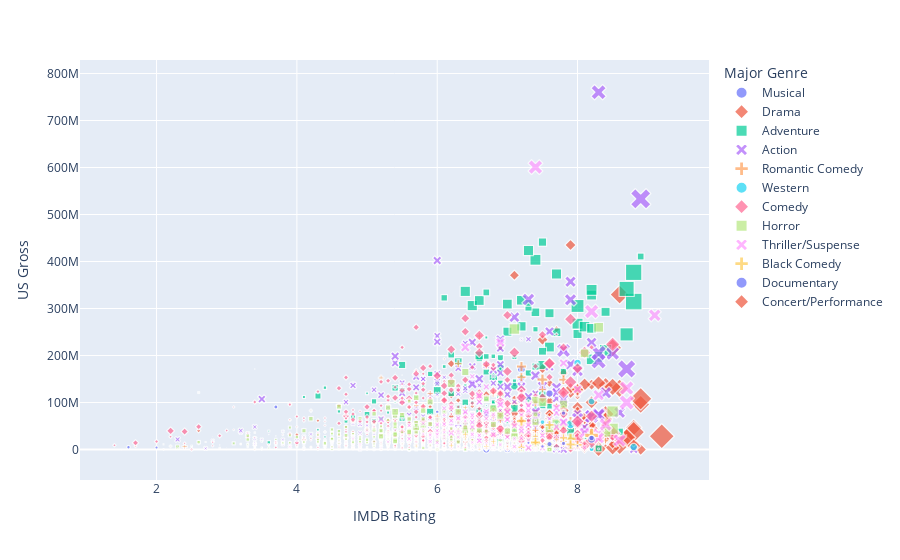
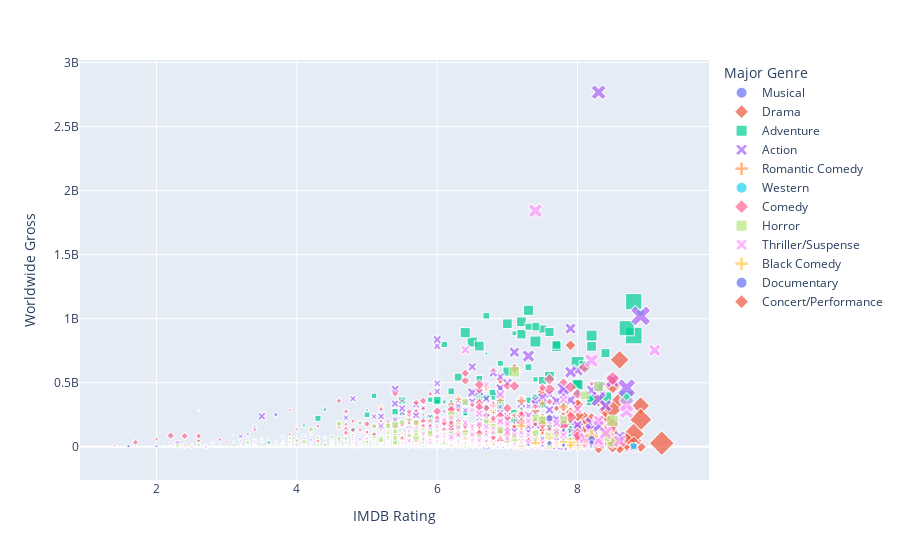
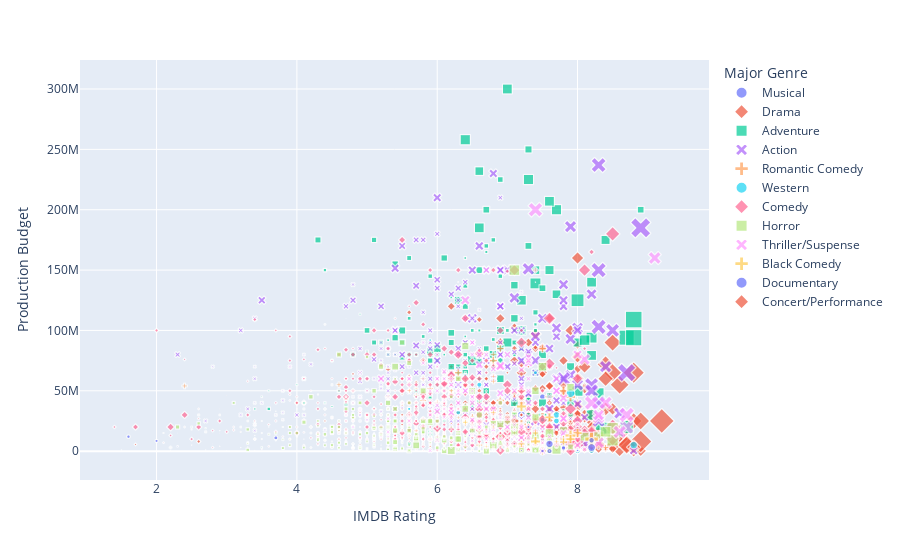

The notebook cell saved with these charts, in order:
### Markdown cell above
<h3> 1.4 Create multiple plots which contains one interactive legend.Submit a screenshot of the multiple plotsand a screenshot of your code (commented properly). Add a selection object on the multiple plots, submit a screenshot of the selected multiple plotsand a screenshot of your code (commented properly).Describe differences between multipleplots. Analysis the data based on the plots.

### Code cell
# Create difference dictionaries storing parameters for different subplots
sub_1 = {'data_frame': df, 'x':"IMDB Rating", 'y':"US Gross", 'color':"Major Genre", 'symbol':'Major Genre', 'size':'IMDB Votes'}
sub_2 = {'data_frame': df, 'x':"IMDB Rating", 'y':"Worldwide Gross", 'color':"Major Genre", 'symbol':'Major Genre', 'size':'IMDB Votes'}
sub_3 = {'data_frame': df, 'x':"IMDB Rating", 'y':"Production Budget", 'color':"Major Genre", 'symbol':'Major Genre', 'size':'IMDB Votes'}
subs = [sub_1, sub_2, sub_3]

for i in range(3):
  plt.subplot(3, 1, i + 1)
  fig = px.scatter(**subs[i])
  fig.show()

### Figure 1 — Plotly figure (JSON) as saved in the notebook; plotly's stock layout.template omitted (floating-point values rounded to 4 significant figures; data arrays with more than 128 entries replaced by an {"elided": "..."} marker saying what was removed)
{"data": [{"hovertemplate": "Major Genre=Musical<br>IMDB Rating=%{x}<br>US Gross=%{y}<br>IMDB Votes=%{marker.size}<extra></extra>", "legendgroup": "Musical", "marker": {"color": "#636efa", "size": [2017, 487, 1326, 63458, 45, 9111, 5037, 14260, 41265, 1692, 60146, 62941, 4952, 15626, 21521, 354, 16769, 16481, 16513, 1663, 8453, 6215, 36542, 14766, 13778, 2105, 82650, 13631, 19761, 17596, 42832, 22605, 134, 9442, 3056, 1351, 28016, 20172, 41511, 45611, 18587, 4973], "sizemode": "area", "sizeref": 1299.0, "symbol": "circle"}, "mode": "markers", "name": "Musical", "showlegend": true, "type": "scattergl", "x": [6.7, 6.2, 7.1, 6.7, 6.3, 7.5, 6.5, 7.7, 7.1, 6.7, 7, 7.9, 6.2, 6, 6.6, 3.4, 6.1, 6.8, 6.6, 6.9, 6.9, 7.1, 7.8, 7.6, 2, 7.3, 7.2, 7, 7.7, 1.6, 7.2, 6.9, 5.2, 6.2, 5.8, 6.6, 6.6, 5.6, 7.2, 7.5, 3.7, 4.5], "xaxis": "x", "y": [2800000, 3500000, 8000000, 0, 163214286, 37402877, 31678778, 80500000, 139876417, 13800000, 305260, 57229890, 39012241, 80000000, 38747385, 171340294, 50047179, 9725847, 58403409, 3588602, 4595000, 6201757, 4157491, 3067312, 4273372, 57386369, 170687518, 3076425, 7301288, 4922166, 51225796, 29077547, 12604, 6601079, 12669914, 349132, 103365956, 275380, 118823091, 24343673, 90556401, 22455510], "yaxis": "y"}, {"hovertemplate": "Major Genre=Drama<br>IMDB Rating=%{x}<br>US Gross=%{y}<br>IMDB Votes=%{marker.size}<extra></extra>", "legendgroup": "Drama", "marker": {"color": "#EF553B", "size": {"elided": "718 int values"}, "sizemode": "area", "sizeref": 1299.0, "symbol": "diamond"}, "mode": "markers", "name": "Drama", "showlegend": true, "type": "scattergl", "x": {"elided": "718 float values"}, "xaxis": "x", "y": {"elided": "718 int values"}, "yaxis": "y"}, {"hovertemplate": "Major Genre=Adventure<br>IMDB Rating=%{x}<br>US Gross=%{y}<br>IMDB Votes=%{marker.size}<extra></extra>", "legendgroup": "Adventure", "marker": {"color": "#00cc96", "size": {"elided": "247 int values"}, "sizemode": "area", "sizeref": 1299.0, "symbol": "square"}, "mode": "markers", "name": "Adventure", "showlegend": true, "type": "scattergl", "x": {"elided": "247 float values"}, "xaxis": "x", "y": {"elided": "247 int values"}, "yaxis": "y"}, {"hovertemplate": "Major Genre=Action<br>IMDB Rating=%{x}<br>US Gross=%{y}<br>IMDB Votes=%{marker.size}<extra></extra>", "legendgroup": "Action", "marker": {"color": "#ab63fa", "size": {"elided": "385 int values"}, "sizemode": "area", "sizeref": 1299.0, "symbol": "x"}, "mode": "markers", "name": "Action", "showlegend": true, "type": "scattergl", "x": {"elided": "385 float values"}, "xaxis": "x", "y": {"elided": "385 int values"}, "yaxis": "y"}, {"hovertemplate": "Major Genre=Romantic Comedy<br>IMDB Rating=%{x}<br>US Gross=%{y}<br>IMDB Votes=%{marker.size}<extra></extra>", "legendgroup": "Romantic Comedy", "marker": {"color": "#FFA15A", "size": [36485, 60742, 39003, 15749, 22780, 6055, 17274, 78603, 1756, 8159, 2987, 13798, 4166, 16820, 92240, 63591, 982, 48, 8492, 96443, 77911, 28497, 2019, 8645, 11148, 9030, 118, 2446, 546, 6927, 28498, 61910, 10720, 66362, 12877, 4192, 7779, 4743, 25485, 54525, 215, 9565, 7095, 2370, 9350, 6574, 32014, 10073, 1047, 58213, 18717, 35878, 2889, 2617, 26899, 23600, 8291, 7973, 10486, 46548, 23378, 2745, 30370, 27912, 13366, 7665, 35515, 48875, 33866, 36323, 19508, 36303, 13010, 8147, 10919, 29031, 97921, 64701, 7855, 7625, 26325, 9266, 14904, 2643, 38276, 9547, 2192, 12439, 6839, 5614, 21996, 10366, 7278, 8740, 12205, 13491, 29457, 89, 1981, 30336, 26513, 13368, 20324, 9534, 6343, 38285, 48215, 29013, 4332, 20384, 15167, 55697, 16952, 8643, 32307, 1511, 15422, 111192, 15260, 3799, 310, 14504, 397, 17748, 27888, 6981, 17599, 17449], "sizemode": "area", "sizeref": 1299.0, "symbol": "cross"}, "mode": "markers", "name": "Romantic Comedy", "showlegend": true, "type": "scattergl", "x": [8.4, 6.7, 7.1, 6, 6.8, 6, 6.1, 7.2, 6.5, 6, 5.8, 6.8, 4.7, 7.2, 7.8, 7.5, 3.4, 4.7, 5.9, 7.2, 7.4, 5.2, 6.1, 5.4, 5.8, 4.8, 4.8, 5.1, 5.7, 4.8, 5.4, 6.9, 5.6, 6.9, 5, 5.2, 4.9, 4.9, 6.5, 6.3, 6.9, 6.6, 4.4, 5.6, 5.5, 4.8, 6.6, 5.8, 6.7, 6.8, 4.8, 6, 4.4, 3.4, 5.7, 6.2, 6.8, 5, 6.3, 6.6, 4.7, 6, 4.6, 5.4, 6, 3.4, 5.8, 7.4, 6.1, 6.4, 5.1, 6.8, 6.4, 5.5, 4.3, 2.4, 7.9, 6.8, 5.8, 5.2, 5.6, 5.7, 5.4, 5.3, 5.8, 5.6, 7.6, 5.3, 4.7, 7, 6.3, 5.7, 5.1, 4.2, 5.5, 5.9, 6.8, 5.7, 3.7, 6.8, 6.4, 5, 5.6, 6.7, 2.2, 5.9, 6.9, 5.6, 6, 7.2, 7, 7.5, 6.3, 5.5, 6.6, 6.7, 5.1, 7.5, 5.5, 7, 4.7, 6.1, 5.4, 6.7, 6.4, 4.4, 5.7, 6.7], "xaxis": "x", "y": [18600000, 178406268, 52700832, 53458319, 60022813, 41267469, 53854588, 153952592, 1287480, 9482579, 10039566, 22231658, 5656388, 10686841, 148478011, 12006514, 8064972, 74339294, 29145924, 176484651, 100317794, 152257509, 34102780, 6852450, 10570375, 21731001, 6552255, 8322608, 64359, 4398989, 63465522, 38177966, 27100030, 116089678, 15464026, 8735529, 21799652, 5018450, 37036404, 182805123, 90570999, 32662299, 20035310, 22235901, 11560259, 10397365, 50255310, 27338033, 902835, 71500556, 60400856, 70836296, 6712451, 4356743, 93607673, 47095453, 7025722, 16930185, 4839383, 241438208, 24430272, 27362712, 93932896, 37939782, 4919896, 598645, 93354918, 40803000, 105807520, 35327628, 56127162, 124685242, 3203044, 15543862, 15549702, 6087542, 59472278, 120776832, 12189514, 20422207, 40203020, 17848322, 51438175, 12232382, 88073507, 28165882, 57887882, 95149435, 9055010, 14589444, 16862585, 16980098, 16535005, 82674398, 31726995, 43894863, 48318130, 177784257, 1069318, 10525717, 33889159, 17326650, 88715192, 672243, 7061128, 118806699, 63280000, 35017297, 22441, 19097550, 18663911, 127706877, 43107979, 12559771, 50572589, 1207007, 43799818, 148761765, 46012734, 1060591, 13252641, 31373938, 163958031, 112735375, 88915214, 37490007, 110485654, 31628317], "yaxis": "y"}, {"hovertemplate": "Major Genre=Western<br>IMDB Rating=%{x}<br>US Gross=%{y}<br>IMDB Votes=%{marker.size}<extra></extra>", "legendgroup": "Western", "marker": {"color": "#19d3f3", "size": [10063, 2588, 104, 44204, 39929, 10292, 74184, 31196, 57602, 3125, 15718, 755, 15352, 14243, 21404, 71399, 6001, 43688, 15614, 27352, 1873, 3681, 32446, 6511, 2645, 7396, 19068, 26438, 23604, 10063, 12103, 98355, 1823, 57465, 22836], "sizemode": "area", "sizeref": 1299.0, "symbol": "circle"}, "mode": "markers", "name": "Western", "showlegend": true, "type": "scattergl", "x": [5.9, 6.7, 6.8, 8.2, 8, 6.9, 8.8, 8.2, 8.2, 7.3, 7.6, 4.6, 7.1, 7, 6.6, 8, 6.5, 7.7, 6.4, 6.3, 6.4, 6.5, 6.6, 5.7, 5, 5.6, 7.4, 7.5, 6.6, 5.9, 5.6, 7.9, 5.5, 7.7, 6.8], "xaxis": "x", "y": [7900000, 14873, 6100000, 4300000, 3500000, 6800000, 5321508, 509424, 102308900, 3500000, 15700000, 13400000, 41410568, 33200000, 44726644, 184208842, 21413105, 56505000, 25052000, 18552460, 630779, 622023, 56932305, 15527125, 623374, 13264986, 26900336, 58328680, 67286731, 22406362, 0, 53606916, 901857, 3909149, 20211394], "yaxis": "y"}, {"hovertemplate": "Major Genre=Comedy<br>IMDB Rating=%{x}<br>US Gross=%{y}<br>IMDB Votes=%{marker.size}<extra></extra>", "legendgroup": "Comedy", "marker": {"color": "#FF6692", "size": {"elided": "625 int values"}, "sizemode": "area", "sizeref": 1299.0, "symbol": "diamond"}, "mode": "markers", "name": "Comedy", "showlegend": true, "type": "scattergl", "x": {"elided": "625 float values"}, "xaxis": "x", "y": {"elided": "625 int values"}, "yaxis": "y"}, {"hovertemplate": "Major Genre=Horror<br>IMDB Rating=%{x}<br>US Gross=%{y}<br>IMDB Votes=%{marker.size}<extra></extra>", "legendgroup": "Horror", "marker": {"color": "#B6E880", "size": {"elided": "206 int values"}, "sizemode": "area", "sizeref": 1299.0, "symbol": "square"}, "mode": "markers", "name": "Horror", "showlegend": true, "type": "scattergl", "x": {"elided": "206 float values"}, "xaxis": "x", "y": {"elided": "206 int values"}, "yaxis": "y"}, {"hovertemplate": "Major Genre=Thriller/Suspense<br>IMDB Rating=%{x}<br>US Gross=%{y}<br>IMDB Votes=%{marker.size}<extra></extra>", "legendgroup": "Thriller/Suspense", "marker": {"color": "#FF97FF", "size": {"elided": "228 int values"}, "sizemode": "area", "sizeref": 1299.0, "symbol": "x"}, "mode": "markers", "name": "Thriller/Suspense", "showlegend": true, "type": "scattergl", "x": {"elided": "228 float values"}, "xaxis": "x", "y": {"elided": "228 int values"}, "yaxis": "y"}, {"hovertemplate": "Major Genre=Black Comedy<br>IMDB Rating=%{x}<br>US Gross=%{y}<br>IMDB Votes=%{marker.size}<extra></extra>", "legendgroup": "Black Comedy", "marker": {"color": "#FECB52", "size": [76635, 17604, 24451, 18459, 12789, 989, 41523, 5127, 7109, 4806, 53192, 113568, 31079, 37454, 80972, 9329, 173919, 7565, 99424, 20354, 49110, 82349, 22379, 26634, 65340, 15097, 9498, 92553, 3048, 33763], "sizemode": "area", "sizeref": 1299.0, "symbol": "cross"}, "mode": "markers", "name": "Black Comedy", "showlegend": true, "type": "scattergl", "x": [8, 7, 7.7, 6.8, 6.6, 5.7, 7.4, 4.8, 5.6, 4.7, 7.8, 7.9, 6.8, 7.4, 7.9, 4.8, 8.2, 5.9, 7.4, 6.4, 7.2, 7.6, 6.2, 6.7, 7.8, 5.7, 6.7, 7.2, 7.4, 6.4], "xaxis": "x", "y": [9929135, 6401336, 21706101, 21284514, 529766, 2104439, 28084357, 3602884, 15064948, 10513979, 17105219, 22858926, 16640210, 14943582, 10827813, 3076820, 30093107, 1276984, 15070285, 25170054, 4859475, 52353636, 8355815, 6525762, 24793509, 7314027, 2426851, 60355347, 617228, 32428195], "yaxis": "y"}, {"hovertemplate": "Major Genre=Documentary<br>IMDB Rating=%{x}<br>US Gross=%{y}<br>IMDB Votes=%{marker.size}<extra></extra>", "legendgroup": "Documentary", "marker": {"color": "#636efa", "size": [14883, 9492, 4067, 3004, 746, 380, 181, 76928, 3211, 105, 2193, 3847, 74424, 33805, 2961, 3264, 23674, 75, 2562, 2052, 5699, 35, 2222, 90, 643, 203, 4086, 40886, 1027, 2974, 23094, 1640, 11829, 1429], "sizemode": "area", "sizeref": 1299.0, "symbol": "circle"}, "mode": "markers", "name": "Documentary", "showlegend": true, "type": "scattergl", "x": [7.5, 8, 7.2, 6.9, 7.2, 2.2, 7.3, 8.2, 2.3, 6.9, 7.7, 7.1, 7.6, 7.6, 6.5, 6.9, 7.8, 3, 7.4, 6.8, 7.8, 8.5, 7.4, 7.6, 7.1, 6.7, 8.3, 8.2, 8.4, 8, 7.8, 7.5, 7.3, 7.6], "xaxis": "x", "y": [6706368, 7768371, 2047570, 617172, 18642318, 162605, 16892, 21576018, 3816594, 381225, 2276368, 592014, 119114517, 11529368, 181041, 691880, 77437223, 4930, 8117961, 3278611, 1531154, 1338, 3121270, 0, 144601, 33312, 1433319, 24538513, 25317, 1134358, 13011160, 228830, 14363397, 19422319], "yaxis": "y"}, {"hovertemplate": "Major Genre=Concert/Performance<br>IMDB Rating=%{x}<br>US Gross=%{y}<br>IMDB Votes=%{marker.size}<extra></extra>", "legendgroup": "Concert/Performance", "marker": {"color": "#EF553B", "size": [3258, 1166, 501, 2090], "sizemode": "area", "sizeref": 1299.0, "symbol": "diamond"}, "mode": "markers", "name": "Concert/Performance", "showlegend": true, "type": "scattergl", "x": [6.2, 4.9, 5.9, 8.3], "xaxis": "x", "y": [38168022, 19184820, 2255000, 10363341], "yaxis": "y"}], "layout": {"legend": {"itemsizing": "constant", "title": {"text": "Major Genre"}, "tracegroupgap": 0}, "margin": {"t": 60}, "xaxis": {"anchor": "y", "domain": [0, 1], "title": {"text": "IMDB Rating"}}, "yaxis": {"anchor": "x", "domain": [0, 1], "title": {"text": "US Gross"}}}}

### Figure 2 — Plotly figure (JSON) as saved in the notebook; plotly's stock layout.template omitted (floating-point values rounded to 4 significant figures; data arrays with more than 128 entries replaced by an {"elided": "..."} marker saying what was removed)
{"data": [{"hovertemplate": "Major Genre=Musical<br>IMDB Rating=%{x}<br>Worldwide Gross=%{y}<br>IMDB Votes=%{marker.size}<extra></extra>", "legendgroup": "Musical", "marker": {"color": "#636efa", "size": [2017, 487, 1326, 63458, 45, 9111, 5037, 14260, 41265, 1692, 60146, 62941, 4952, 15626, 21521, 354, 16769, 16481, 16513, 1663, 8453, 6215, 36542, 14766, 13778, 2105, 82650, 13631, 19761, 17596, 42832, 22605, 134, 9442, 3056, 1351, 28016, 20172, 41511, 45611, 18587, 4973], "sizemode": "area", "sizeref": 1299.0, "symbol": "circle"}, "mode": "markers", "name": "Musical", "showlegend": true, "type": "scattergl", "x": [6.7, 6.2, 7.1, 6.7, 6.3, 7.5, 6.5, 7.7, 7.1, 6.7, 7, 7.9, 6.2, 6, 6.6, 3.4, 6.1, 6.8, 6.6, 6.9, 6.9, 7.1, 7.8, 7.6, 2, 7.3, 7.2, 7, 7.7, 1.6, 7.2, 6.9, 5.2, 6.2, 5.8, 6.6, 6.6, 5.6, 7.2, 7.5, 3.7, 4.5], "xaxis": "x", "y": [4358000, 3500000, 8000000, 0, 286214286, 37402877, 31678778, 80500000, 139876417, 13800000, 206005260, 57229890, 39012241, 80000000, 38747385, 403476931, 151947179, 34600000, 139801410, 3588602, 4595000, 6201757, 45557491, 3643900, 4273372, 179213196, 307687518, 42376425, 14440113, 4922166, 158225796, 31670620, 12604, 22064531, 12669914, 399114, 154965956, 364607, 202823091, 29367143, 251056401, 77956957], "yaxis": "y"}, {"hovertemplate": "Major Genre=Drama<br>IMDB Rating=%{x}<br>Worldwide Gross=%{y}<br>IMDB Votes=%{marker.size}<extra></extra>", "legendgroup": "Drama", "marker": {"color": "#EF553B", "size": {"elided": "718 int values"}, "sizemode": "area", "sizeref": 1299.0, "symbol": "diamond"}, "mode": "markers", "name": "Drama", "showlegend": true, "type": "scattergl", "x": {"elided": "718 float values"}, "xaxis": "x", "y": {"elided": "718 int values"}, "yaxis": "y"}, {"hovertemplate": "Major Genre=Adventure<br>IMDB Rating=%{x}<br>Worldwide Gross=%{y}<br>IMDB Votes=%{marker.size}<extra></extra>", "legendgroup": "Adventure", "marker": {"color": "#00cc96", "size": {"elided": "247 int values"}, "sizemode": "area", "sizeref": 1299.0, "symbol": "square"}, "mode": "markers", "name": "Adventure", "showlegend": true, "type": "scattergl", "x": {"elided": "247 float values"}, "xaxis": "x", "y": {"elided": "247 int values"}, "yaxis": "y"}, {"hovertemplate": "Major Genre=Action<br>IMDB Rating=%{x}<br>Worldwide Gross=%{y}<br>IMDB Votes=%{marker.size}<extra></extra>", "legendgroup": "Action", "marker": {"color": "#ab63fa", "size": {"elided": "385 int values"}, "sizemode": "area", "sizeref": 1299.0, "symbol": "x"}, "mode": "markers", "name": "Action", "showlegend": true, "type": "scattergl", "x": {"elided": "385 float values"}, "xaxis": "x", "y": {"elided": "385 int values"}, "yaxis": "y"}, {"hovertemplate": "Major Genre=Romantic Comedy<br>IMDB Rating=%{x}<br>Worldwide Gross=%{y}<br>IMDB Votes=%{marker.size}<extra></extra>", "legendgroup": "Romantic Comedy", "marker": {"color": "#FFA15A", "size": [36485, 60742, 39003, 15749, 22780, 6055, 17274, 78603, 1756, 8159, 2987, 13798, 4166, 16820, 92240, 63591, 982, 48, 8492, 96443, 77911, 28497, 2019, 8645, 11148, 9030, 118, 2446, 546, 6927, 28498, 61910, 10720, 66362, 12877, 4192, 7779, 4743, 25485, 54525, 215, 9565, 7095, 2370, 9350, 6574, 32014, 10073, 1047, 58213, 18717, 35878, 2889, 2617, 26899, 23600, 8291, 7973, 10486, 46548, 23378, 2745, 30370, 27912, 13366, 7665, 35515, 48875, 33866, 36323, 19508, 36303, 13010, 8147, 10919, 29031, 97921, 64701, 7855, 7625, 26325, 9266, 14904, 2643, 38276, 9547, 2192, 12439, 6839, 5614, 21996, 10366, 7278, 8740, 12205, 13491, 29457, 89, 1981, 30336, 26513, 13368, 20324, 9534, 6343, 38285, 48215, 29013, 4332, 20384, 15167, 55697, 16952, 8643, 32307, 1511, 15422, 111192, 15260, 3799, 310, 14504, 397, 17748, 27888, 6981, 17599, 17449], "sizemode": "area", "sizeref": 1299.0, "symbol": "cross"}, "mode": "markers", "name": "Romantic Comedy", "showlegend": true, "type": "scattergl", "x": [8.4, 6.7, 7.1, 6, 6.8, 6, 6.1, 7.2, 6.5, 6, 5.8, 6.8, 4.7, 7.2, 7.8, 7.5, 3.4, 4.7, 5.9, 7.2, 7.4, 5.2, 6.1, 5.4, 5.8, 4.8, 4.8, 5.1, 5.7, 4.8, 5.4, 6.9, 5.6, 6.9, 5, 5.2, 4.9, 4.9, 6.5, 6.3, 6.9, 6.6, 4.4, 5.6, 5.5, 4.8, 6.6, 5.8, 6.7, 6.8, 4.8, 6, 4.4, 3.4, 5.7, 6.2, 6.8, 5, 6.3, 6.6, 4.7, 6, 4.6, 5.4, 6, 3.4, 5.8, 7.4, 6.1, 6.4, 5.1, 6.8, 6.4, 5.5, 4.3, 2.4, 7.9, 6.8, 5.8, 5.2, 5.6, 5.7, 5.4, 5.3, 5.8, 5.6, 7.6, 5.3, 4.7, 7, 6.3, 5.7, 5.1, 4.2, 5.5, 5.9, 6.8, 5.7, 3.7, 6.8, 6.4, 5, 5.6, 6.7, 2.2, 5.9, 6.9, 5.6, 6, 7.2, 7, 7.5, 6.3, 5.5, 6.6, 6.7, 5.1, 7.5, 5.5, 7, 4.7, 6.1, 5.4, 6.7, 6.4, 4.4, 5.7, 6.7], "xaxis": "x", "y": [24600000, 463400000, 242895809, 87100000, 107822813, 41267469, 75854588, 274000000, 1615787, 13795053, 10039566, 37831658, 5656388, 10686841, 314111923, 15155095, 8064972, 164800000, 29145924, 360099999, 279500000, 308007919, 34572780, 6852450, 10570375, 36882378, 6552255, 8322608, 64359, 4398989, 63465522, 38177966, 27100030, 363728226, 18250106, 8735529, 21799652, 10192613, 45336404, 372100000, 149270999, 32662299, 20035310, 22391450, 11560259, 10397365, 75294136, 38684906, 1366235, 281527158, 94728529, 70836296, 10364769, 4356743, 157627733, 70937778, 8915268, 20146150, 14839383, 368744044, 44633441, 28315272, 154832896, 95092667, 8130727, 598645, 199043309, 129949664, 177079973, 121327628, 56127162, 266685242, 13203044, 17430594, 15549702, 7266209, 247967903, 196376832, 12291975, 21758371, 263894551, 29948322, 70067909, 12512317, 170360435, 29356757, 118097882, 122071435, 10419084, 18589444, 41862585, 16980098, 19535005, 97918663, 47175038, 58894863, 100687083, 366784257, 1069318, 39125717, 56889159, 38326650, 128402901, 972243, 7271305, 202944203, 205190324, 59183821, 22441, 22202180, 37304637, 340384141, 92107979, 13205411, 145556146, 6831069, 70799818, 218994109, 105508112, 14253760, 26612350, 40830862, 317358031, 224614744, 203115214, 77090007, 215771698, 49219151], "yaxis": "y"}, {"hovertemplate": "Major Genre=Western<br>IMDB Rating=%{x}<br>Worldwide Gross=%{y}<br>IMDB Votes=%{marker.size}<extra></extra>", "legendgroup": "Western", "marker": {"color": "#19d3f3", "size": [10063, 2588, 104, 44204, 39929, 10292, 74184, 31196, 57602, 3125, 15718, 755, 15352, 14243, 21404, 71399, 6001, 43688, 15614, 27352, 1873, 3681, 32446, 6511, 2645, 7396, 19068, 26438, 23604, 10063, 12103, 98355, 1823, 57465, 22836], "sizemode": "area", "sizeref": 1299.0, "symbol": "circle"}, "mode": "markers", "name": "Western", "showlegend": true, "type": "scattergl", "x": [5.9, 6.7, 6.8, 8.2, 8, 6.9, 8.8, 8.2, 8.2, 7.3, 7.6, 4.6, 7.1, 7, 6.6, 8, 6.5, 7.7, 6.4, 6.3, 6.4, 6.5, 6.6, 5.7, 5, 5.6, 7.4, 7.5, 6.6, 5.9, 5.6, 7.9, 5.5, 7.7, 6.8], "xaxis": "x", "y": [7900000, 14873, 6100000, 4300000, 3500000, 6800000, 5321508, 509424, 102308900, 5000000, 15700000, 13400000, 41410568, 33200000, 44726644, 424200000, 21413105, 56505000, 25052000, 18552460, 630779, 622023, 71189835, 18120267, 623374, 13264986, 38253433, 68293719, 107336658, 23911362, 10496317, 69791889, 901857, 15001776, 26111394], "yaxis": "y"}, {"hovertemplate": "Major Genre=Comedy<br>IMDB Rating=%{x}<br>Worldwide Gross=%{y}<br>IMDB Votes=%{marker.size}<extra></extra>", "legendgroup": "Comedy", "marker": {"color": "#FF6692", "size": {"elided": "625 int values"}, "sizemode": "area", "sizeref": 1299.0, "symbol": "diamond"}, "mode": "markers", "name": "Comedy", "showlegend": true, "type": "scattergl", "x": {"elided": "625 float values"}, "xaxis": "x", "y": {"elided": "625 int values"}, "yaxis": "y"}, {"hovertemplate": "Major Genre=Horror<br>IMDB Rating=%{x}<br>Worldwide Gross=%{y}<br>IMDB Votes=%{marker.size}<extra></extra>", "legendgroup": "Horror", "marker": {"color": "#B6E880", "size": {"elided": "206 int values"}, "sizemode": "area", "sizeref": 1299.0, "symbol": "square"}, "mode": "markers", "name": "Horror", "showlegend": true, "type": "scattergl", "x": {"elided": "206 float values"}, "xaxis": "x", "y": {"elided": "206 int values"}, "yaxis": "y"}, {"hovertemplate": "Major Genre=Thriller/Suspense<br>IMDB Rating=%{x}<br>Worldwide Gross=%{y}<br>IMDB Votes=%{marker.size}<extra></extra>", "legendgroup": "Thriller/Suspense", "marker": {"color": "#FF97FF", "size": {"elided": "228 int values"}, "sizemode": "area", "sizeref": 1299.0, "symbol": "x"}, "mode": "markers", "name": "Thriller/Suspense", "showlegend": true, "type": "scattergl", "x": {"elided": "228 float values"}, "xaxis": "x", "y": {"elided": "228 int values"}, "yaxis": "y"}, {"hovertemplate": "Major Genre=Black Comedy<br>IMDB Rating=%{x}<br>Worldwide Gross=%{y}<br>IMDB Votes=%{marker.size}<extra></extra>", "legendgroup": "Black Comedy", "marker": {"color": "#FECB52", "size": [76635, 17604, 24451, 18459, 12789, 989, 41523, 5127, 7109, 4806, 53192, 113568, 31079, 37454, 80972, 9329, 173919, 7565, 99424, 20354, 49110, 82349, 22379, 26634, 65340, 15097, 9498, 92553, 3048, 33763], "sizemode": "area", "sizeref": 1299.0, "symbol": "cross"}, "mode": "markers", "name": "Black Comedy", "showlegend": true, "type": "scattergl", "x": [8, 7, 7.7, 6.8, 6.6, 5.7, 7.4, 4.8, 5.6, 4.7, 7.8, 7.9, 6.8, 7.4, 7.9, 4.8, 8.2, 5.9, 7.4, 6.4, 7.2, 7.6, 6.2, 6.7, 7.8, 5.7, 6.7, 7.2, 7.4, 6.4], "xaxis": "x", "y": [9929135, 6401336, 28876702, 27688744, 529766, 2104439, 28084357, 4002884, 15064948, 10513979, 19080435, 32382381, 16640210, 14943582, 12827813, 3076820, 83593107, 1953882, 28674417, 27732366, 4859475, 71430876, 8374062, 11799060, 39232211, 16510971, 2426851, 163415735, 7174984, 67348218], "yaxis": "y"}, {"hovertemplate": "Major Genre=Documentary<br>IMDB Rating=%{x}<br>Worldwide Gross=%{y}<br>IMDB Votes=%{marker.size}<extra></extra>", "legendgroup": "Documentary", "marker": {"color": "#636efa", "size": [14883, 9492, 4067, 3004, 746, 380, 181, 76928, 3211, 105, 2193, 3847, 74424, 33805, 2961, 3264, 23674, 75, 2562, 2052, 5699, 35, 2222, 90, 643, 203, 4086, 40886, 1027, 2974, 23094, 1640, 11829, 1429], "sizemode": "area", "sizeref": 1299.0, "symbol": "circle"}, "mode": "markers", "name": "Documentary", "showlegend": true, "type": "scattergl", "x": [7.5, 8, 7.2, 6.9, 7.2, 2.2, 7.3, 8.2, 2.3, 6.9, 7.7, 7.1, 7.6, 7.6, 6.5, 6.9, 7.8, 3, 7.4, 6.8, 7.8, 8.5, 7.4, 7.6, 7.1, 6.7, 8.3, 8.2, 8.4, 8, 7.8, 7.5, 7.3, 7.6], "xaxis": "x", "y": [6706368, 11768371, 2047570, 617172, 18642318, 162605, 2066892, 58576018, 3816594, 439651, 3216111, 1162014, 222414517, 29529368, 181041, 691880, 129437223, 4930, 9079042, 4462763, 1722277, 1338, 3177636, 0, 206351, 33312, 1433319, 33538513, 25317, 1134358, 13136074, 228830, 14678228, 72965951], "yaxis": "y"}, {"hovertemplate": "Major Genre=Concert/Performance<br>IMDB Rating=%{x}<br>Worldwide Gross=%{y}<br>IMDB Votes=%{marker.size}<extra></extra>", "legendgroup": "Concert/Performance", "marker": {"color": "#EF553B", "size": [3258, 1166, 501, 2090], "sizemode": "area", "sizeref": 1299.0, "symbol": "diamond"}, "mode": "markers", "name": "Concert/Performance", "showlegend": true, "type": "scattergl", "x": [6.2, 4.9, 5.9, 8.3], "xaxis": "x", "y": [38236338, 19184820, 2255000, 22664070], "yaxis": "y"}], "layout": {"legend": {"itemsizing": "constant", "title": {"text": "Major Genre"}, "tracegroupgap": 0}, "margin": {"t": 60}, "xaxis": {"anchor": "y", "domain": [0, 1], "title": {"text": "IMDB Rating"}}, "yaxis": {"anchor": "x", "domain": [0, 1], "title": {"text": "Worldwide Gross"}}}}

### Figure 3 — Plotly figure (JSON) as saved in the notebook; plotly's stock layout.template omitted (floating-point values rounded to 4 significant figures; data arrays with more than 128 entries replaced by an {"elided": "..."} marker saying what was removed)
{"data": [{"hovertemplate": "Major Genre=Musical<br>IMDB Rating=%{x}<br>Production Budget=%{y}<br>IMDB Votes=%{marker.size}<extra></extra>", "legendgroup": "Musical", "marker": {"color": "#636efa", "size": [2017, 487, 1326, 63458, 45, 9111, 5037, 14260, 41265, 1692, 60146, 62941, 4952, 15626, 21521, 354, 16769, 16481, 16513, 1663, 8453, 6215, 36542, 14766, 13778, 2105, 82650, 13631, 19761, 17596, 42832, 22605, 134, 9442, 3056, 1351, 28016, 20172, 41511, 45611, 18587, 4973], "sizemode": "area", "sizeref": 1299.0, "symbol": "circle"}, "mode": "markers", "name": "Musical", "showlegend": true, "type": "scattergl", "x": [6.7, 6.2, 7.1, 6.7, 6.3, 7.5, 6.5, 7.7, 7.1, 6.7, 7, 7.9, 6.2, 6, 6.6, 3.4, 6.1, 6.8, 6.6, 6.9, 6.9, 7.1, 7.8, 7.6, 2, 7.3, 7.2, 7, 7.7, 1.6, 7.2, 6.9, 5.2, 6.2, 5.8, 6.6, 6.6, 5.6, 7.2, 7.5, 3.7, 4.5], "xaxis": "x", "y": [379000, 2361000, 3768785, 3000000, 8200000, 10000000, 20000000, 9000000, 1200000, 14000000, 6000000, 27000000, 12000000, 8200000, 30000000, 20000000, 55000000, 20000000, 53000000, 32000000, 6000000, 20000000, 12500000, 6000000, 8500000, 53000000, 30000000, 8000000, 2000000, 12000000, 55000000, 40000000, 425000, 7000000, 15000000, 2500000, 75000000, 17000000, 75000000, 45000000, 11000000, 18000000], "yaxis": "y"}, {"hovertemplate": "Major Genre=Drama<br>IMDB Rating=%{x}<br>Production Budget=%{y}<br>IMDB Votes=%{marker.size}<extra></extra>", "legendgroup": "Drama", "marker": {"color": "#EF553B", "size": {"elided": "718 int values"}, "sizemode": "area", "sizeref": 1299.0, "symbol": "diamond"}, "mode": "markers", "name": "Drama", "showlegend": true, "type": "scattergl", "x": {"elided": "718 float values"}, "xaxis": "x", "y": {"elided": "718 int values"}, "yaxis": "y"}, {"hovertemplate": "Major Genre=Adventure<br>IMDB Rating=%{x}<br>Production Budget=%{y}<br>IMDB Votes=%{marker.size}<extra></extra>", "legendgroup": "Adventure", "marker": {"color": "#00cc96", "size": {"elided": "247 int values"}, "sizemode": "area", "sizeref": 1299.0, "symbol": "square"}, "mode": "markers", "name": "Adventure", "showlegend": true, "type": "scattergl", "x": {"elided": "247 float values"}, "xaxis": "x", "y": {"elided": "247 int values"}, "yaxis": "y"}, {"hovertemplate": "Major Genre=Action<br>IMDB Rating=%{x}<br>Production Budget=%{y}<br>IMDB Votes=%{marker.size}<extra></extra>", "legendgroup": "Action", "marker": {"color": "#ab63fa", "size": {"elided": "385 int values"}, "sizemode": "area", "sizeref": 1299.0, "symbol": "x"}, "mode": "markers", "name": "Action", "showlegend": true, "type": "scattergl", "x": {"elided": "385 float values"}, "xaxis": "x", "y": {"elided": "385 int values"}, "yaxis": "y"}, {"hovertemplate": "Major Genre=Romantic Comedy<br>IMDB Rating=%{x}<br>Production Budget=%{y}<br>IMDB Votes=%{marker.size}<extra></extra>", "legendgroup": "Romantic Comedy", "marker": {"color": "#FFA15A", "size": [36485, 60742, 39003, 15749, 22780, 6055, 17274, 78603, 1756, 8159, 2987, 13798, 4166, 16820, 92240, 63591, 982, 48, 8492, 96443, 77911, 28497, 2019, 8645, 11148, 9030, 118, 2446, 546, 6927, 28498, 61910, 10720, 66362, 12877, 4192, 7779, 4743, 25485, 54525, 215, 9565, 7095, 2370, 9350, 6574, 32014, 10073, 1047, 58213, 18717, 35878, 2889, 2617, 26899, 23600, 8291, 7973, 10486, 46548, 23378, 2745, 30370, 27912, 13366, 7665, 35515, 48875, 33866, 36323, 19508, 36303, 13010, 8147, 10919, 29031, 97921, 64701, 7855, 7625, 26325, 9266, 14904, 2643, 38276, 9547, 2192, 12439, 6839, 5614, 21996, 10366, 7278, 8740, 12205, 13491, 29457, 89, 1981, 30336, 26513, 13368, 20324, 9534, 6343, 38285, 48215, 29013, 4332, 20384, 15167, 55697, 16952, 8643, 32307, 1511, 15422, 111192, 15260, 3799, 310, 14504, 397, 17748, 27888, 6981, 17599, 17449], "sizemode": "area", "sizeref": 1299.0, "symbol": "cross"}, "mode": "markers", "name": "Romantic Comedy", "showlegend": true, "type": "scattergl", "x": [8.4, 6.7, 7.1, 6, 6.8, 6, 6.1, 7.2, 6.5, 6, 5.8, 6.8, 4.7, 7.2, 7.8, 7.5, 3.4, 4.7, 5.9, 7.2, 7.4, 5.2, 6.1, 5.4, 5.8, 4.8, 4.8, 5.1, 5.7, 4.8, 5.4, 6.9, 5.6, 6.9, 5, 5.2, 4.9, 4.9, 6.5, 6.3, 6.9, 6.6, 4.4, 5.6, 5.5, 4.8, 6.6, 5.8, 6.7, 6.8, 4.8, 6, 4.4, 3.4, 5.7, 6.2, 6.8, 5, 6.3, 6.6, 4.7, 6, 4.6, 5.4, 6, 3.4, 5.8, 7.4, 6.1, 6.4, 5.1, 6.8, 6.4, 5.5, 4.3, 2.4, 7.9, 6.8, 5.8, 5.2, 5.6, 5.7, 5.4, 5.3, 5.8, 5.6, 7.6, 5.3, 4.7, 7, 6.3, 5.7, 5.1, 4.2, 5.5, 5.9, 6.8, 5.7, 3.7, 6.8, 6.4, 5, 5.6, 6.7, 2.2, 5.9, 6.9, 5.6, 6, 7.2, 7, 7.5, 6.3, 5.5, 6.6, 6.7, 5.1, 7.5, 5.5, 7, 4.7, 6.1, 5.4, 6.7, 6.4, 4.4, 5.7, 6.7], "xaxis": "x", "y": [3000000, 14000000, 4500000, 58000000, 62000000, 42000000, 45000000, 50000000, 1000000, 3500000, 25000000, 5900000, 8000000, 20000000, 50000000, 250000, 13000000, 80000000, 15000000, 22000000, 26000000, 70000000, 9000000, 6000000, 20000000, 21000000, 14000000, 15000000, 4000000, 6000000, 10000000, 13000000, 50000000, 42000000, 20000000, 15000000, 16000000, 8000000, 29000000, 65000000, 51000000, 24000000, 9000000, 13000000, 10000000, 14000000, 28000000, 23000000, 250000, 25000000, 28000000, 40000000, 105000000, 10000000, 46000000, 48000000, 1500000, 29000000, 16000000, 5000000, 43000000, 8000000, 55000000, 17000000, 13000000, 10000000, 60000000, 27000000, 50000000, 60000000, 19000000, 80000000, 18000000, 20000000, 14000000, 54000000, 45000000, 75000000, 23000000, 30000000, 50000000, 32000000, 19000000, 9000000, 42000000, 30000000, 40000000, 45000000, 30000000, 25000000, 35000000, 24000000, 10000000, 20000000, 15000000, 35000000, 58000000, 55000000, 9000000, 4000000, 25000000, 28000000, 50000000, 7900000, 3000000, 52000000, 85000000, 25000000, 15000000, 1500000, 16500000, 85000000, 28000000, 14000000, 40000000, 8400000, 35000000, 27500000, 40000000, 1600000, 20000000, 58000000, 40000000, 75000000, 38000000, 35000000, 52000000, 20000000], "yaxis": "y"}, {"hovertemplate": "Major Genre=Western<br>IMDB Rating=%{x}<br>Production Budget=%{y}<br>IMDB Votes=%{marker.size}<extra></extra>", "legendgroup": "Western", "marker": {"color": "#19d3f3", "size": [10063, 2588, 104, 44204, 39929, 10292, 74184, 31196, 57602, 3125, 15718, 755, 15352, 14243, 21404, 71399, 6001, 43688, 15614, 27352, 1873, 3681, 32446, 6511, 2645, 7396, 19068, 26438, 23604, 10063, 12103, 98355, 1823, 57465, 22836], "sizemode": "area", "sizeref": 1299.0, "symbol": "circle"}, "mode": "markers", "name": "Western", "showlegend": true, "type": "scattergl", "x": [5.9, 6.7, 6.8, 8.2, 8, 6.9, 8.8, 8.2, 8.2, 7.3, 7.6, 4.6, 7.1, 7, 6.6, 8, 6.5, 7.7, 6.4, 6.3, 6.4, 6.5, 6.6, 5.7, 5, 5.6, 7.4, 7.5, 6.6, 5.9, 5.6, 7.9, 5.5, 7.7, 6.8], "xaxis": "x", "y": [12000000, 3800000, 1200000, 600000, 200000, 1800000, 5000000, 6000000, 6000000, 3716946, 15700000, 18000000, 6900000, 26000000, 13000000, 19000000, 20000000, 25000000, 63000000, 32000000, 35000000, 13000000, 55000000, 45000000, 38000000, 35000000, 65000000, 26000000, 78000000, 92000000, 35000000, 48000000, 10100000, 30000000, 20000000], "yaxis": "y"}, {"hovertemplate": "Major Genre=Comedy<br>IMDB Rating=%{x}<br>Production Budget=%{y}<br>IMDB Votes=%{marker.size}<extra></extra>", "legendgroup": "Comedy", "marker": {"color": "#FF6692", "size": {"elided": "625 int values"}, "sizemode": "area", "sizeref": 1299.0, "symbol": "diamond"}, "mode": "markers", "name": "Comedy", "showlegend": true, "type": "scattergl", "x": {"elided": "625 float values"}, "xaxis": "x", "y": {"elided": "625 int values"}, "yaxis": "y"}, {"hovertemplate": "Major Genre=Horror<br>IMDB Rating=%{x}<br>Production Budget=%{y}<br>IMDB Votes=%{marker.size}<extra></extra>", "legendgroup": "Horror", "marker": {"color": "#B6E880", "size": {"elided": "206 int values"}, "sizemode": "area", "sizeref": 1299.0, "symbol": "square"}, "mode": "markers", "name": "Horror", "showlegend": true, "type": "scattergl", "x": {"elided": "206 float values"}, "xaxis": "x", "y": {"elided": "206 int values"}, "yaxis": "y"}, {"hovertemplate": "Major Genre=Thriller/Suspense<br>IMDB Rating=%{x}<br>Production Budget=%{y}<br>IMDB Votes=%{marker.size}<extra></extra>", "legendgroup": "Thriller/Suspense", "marker": {"color": "#FF97FF", "size": {"elided": "228 int values"}, "sizemode": "area", "sizeref": 1299.0, "symbol": "x"}, "mode": "markers", "name": "Thriller/Suspense", "showlegend": true, "type": "scattergl", "x": {"elided": "228 float values"}, "xaxis": "x", "y": {"elided": "228 int values"}, "yaxis": "y"}, {"hovertemplate": "Major Genre=Black Comedy<br>IMDB Rating=%{x}<br>Production Budget=%{y}<br>IMDB Votes=%{marker.size}<extra></extra>", "legendgroup": "Black Comedy", "marker": {"color": "#FECB52", "size": [76635, 17604, 24451, 18459, 12789, 989, 41523, 5127, 7109, 4806, 53192, 113568, 31079, 37454, 80972, 9329, 173919, 7565, 99424, 20354, 49110, 82349, 22379, 26634, 65340, 15097, 9498, 92553, 3048, 33763], "sizemode": "area", "sizeref": 1299.0, "symbol": "cross"}, "mode": "markers", "name": "Black Comedy", "showlegend": true, "type": "scattergl", "x": [8, 7, 7.7, 6.8, 6.6, 5.7, 7.4, 4.8, 5.6, 4.7, 7.8, 7.9, 6.8, 7.4, 7.9, 4.8, 8.2, 5.9, 7.4, 6.4, 7.2, 7.6, 6.2, 6.7, 7.8, 5.7, 6.7, 7.2, 7.4, 6.4], "xaxis": "x", "y": [15000000, 2500000, 8000000, 20000000, 15000000, 13000000, 15000000, 3000000, 14000000, 15000000, 10000000, 13000000, 32000000, 8500000, 10000000, 3000000, 10000000, 10000000, 8000000, 24000000, 6000000, 28000000, 50000000, 4000000, 7500000, 17000000, 4000000, 37000000, 4900000, 24000000], "yaxis": "y"}, {"hovertemplate": "Major Genre=Documentary<br>IMDB Rating=%{x}<br>Production Budget=%{y}<br>IMDB Votes=%{marker.size}<extra></extra>", "legendgroup": "Documentary", "marker": {"color": "#636efa", "size": [14883, 9492, 4067, 3004, 746, 380, 181, 76928, 3211, 105, 2193, 3847, 74424, 33805, 2961, 3264, 23674, 75, 2562, 2052, 5699, 35, 2222, 90, 643, 203, 4086, 40886, 1027, 2974, 23094, 1640, 11829, 1429], "sizemode": "area", "sizeref": 1299.0, "symbol": "circle"}, "mode": "markers", "name": "Documentary", "showlegend": true, "type": "scattergl", "x": [7.5, 8, 7.2, 6.9, 7.2, 2.2, 7.3, 8.2, 2.3, 6.9, 7.7, 7.1, 7.6, 7.6, 6.5, 6.9, 7.8, 3, 7.4, 6.8, 7.8, 8.5, 7.4, 7.6, 7.1, 6.7, 8.3, 8.2, 8.4, 8, 7.8, 7.5, 7.3, 7.6], "xaxis": "x", "y": [140000, 700000, 500000, 375000, 7000000, 200000, 300000, 3000000, 4000000, 200000, 2600000, 218, 6000000, 65000, 1100, 2000000, 3400000, 70000, 500000, 700000, 350000, 5000, 500000, 120000, 1000000, 300000, 2000000, 9000000, 6000000, 2000000, 2500000, 5000000, 20000000, 80000000], "yaxis": "y"}, {"hovertemplate": "Major Genre=Concert/Performance<br>IMDB Rating=%{x}<br>Production Budget=%{y}<br>IMDB Votes=%{marker.size}<extra></extra>", "legendgroup": "Concert/Performance", "marker": {"color": "#EF553B", "size": [3258, 1166, 501, 2090], "sizemode": "area", "sizeref": 1299.0, "symbol": "diamond"}, "mode": "markers", "name": "Concert/Performance", "showlegend": true, "type": "scattergl", "x": [6.2, 4.9, 5.9, 8.3], "xaxis": "x", "y": [3000000, 3000000, 3000000, 15000000], "yaxis": "y"}], "layout": {"legend": {"itemsizing": "constant", "title": {"text": "Major Genre"}, "tracegroupgap": 0}, "margin": {"t": 60}, "xaxis": {"anchor": "y", "domain": [0, 1], "title": {"text": "IMDB Rating"}}, "yaxis": {"anchor": "x", "domain": [0, 1], "title": {"text": "Production Budget"}}}}
